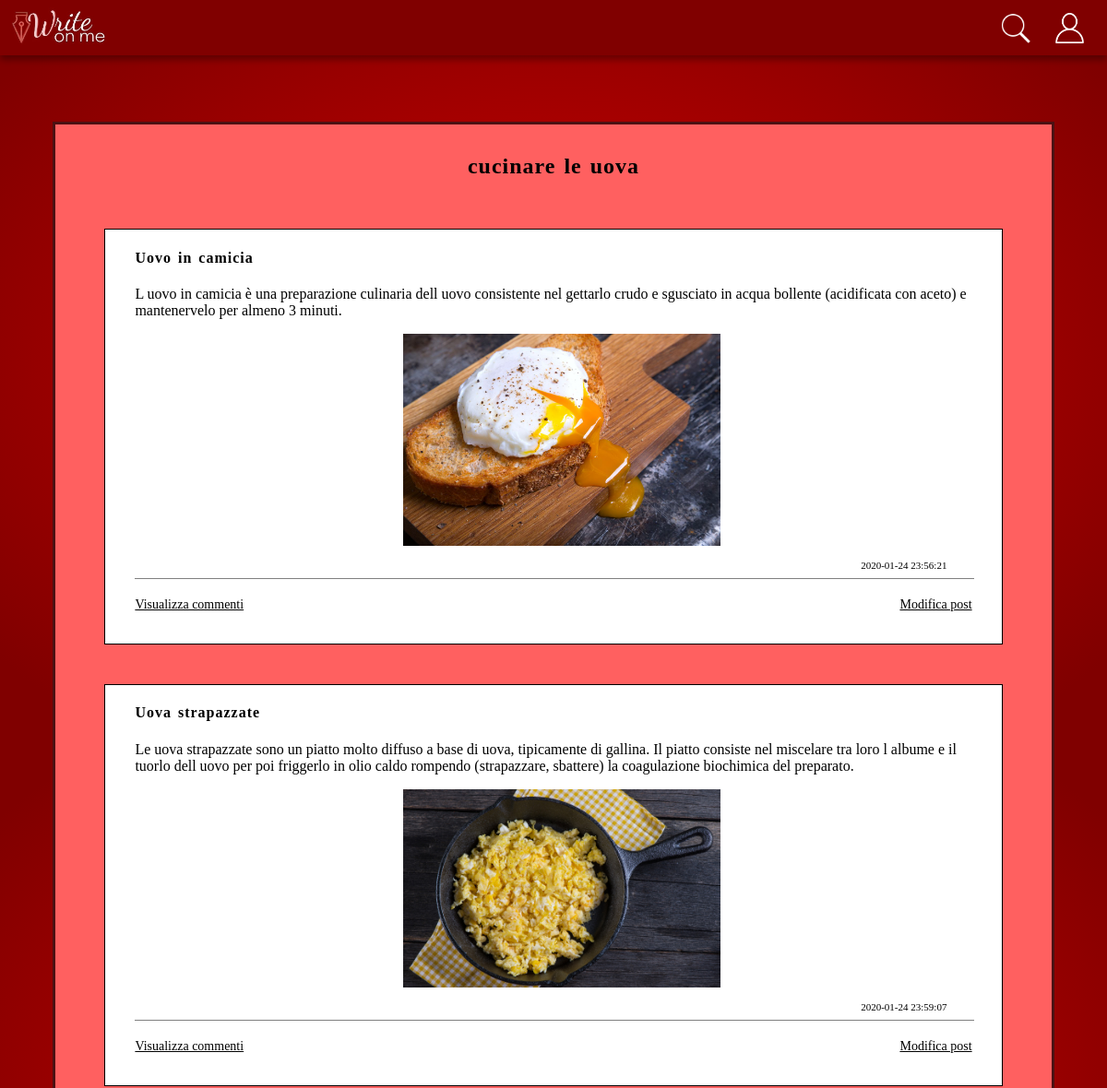
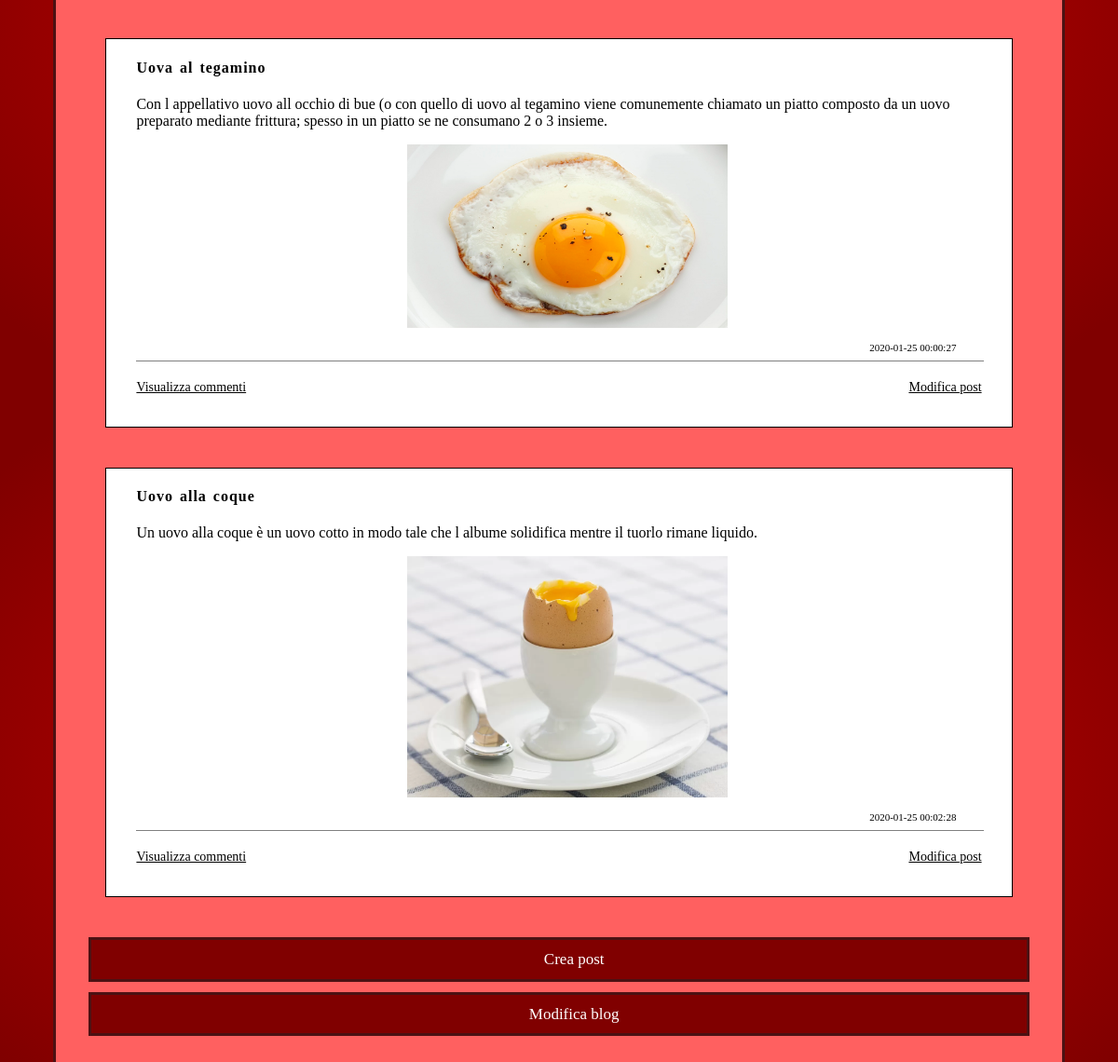
/Sito/blog.php?id_blog=22, run on the app's committed database (2 pictures, top to bottom).
### tables this page shows
CREATE TABLE `blog` (
  `id_blog` int(11) NOT NULL,
  `nome` varchar(20) NOT NULL,
  `font` varchar(20) NOT NULL,
  `sfondo` varchar(10) NOT NULL,
  `nome_utente` varchar(20) NOT NULL,
  `tema` varchar(20) NOT NULL,
  `coautore` varchar(20) NOT NULL
);

CREATE TABLE `post` (
  `id_post` int(11) NOT NULL,
  `titolo` varchar(20) NOT NULL,
  `testo` varchar(400) NOT NULL,
  `immagine` varchar(40) NOT NULL,
  `ora_data` timestamp NOT NULL DEFAULT CURRENT_TIMESTAMP ON UPDATE CURRENT_TIMESTAMP,
  `id_blog` int(11) NOT NULL,
  `nome_utente` varchar(20) NOT NULL
);

### Sito/blog.php (the view, shortened to what this page needs)
<!DOCTYPE html>
<html lang="it" class="max">
<?php
$user = $_SESSION['user'];
$idb= $_GET["id_blog"];
$mysqli = new mysqli("localhost", "root", "", "progetto");
$querycoautore = "SELECT coautore, nome_utente FROM blog WHERE id_blog='$idb'";
$oggettocoautore =$mysqli->query($querycoautore);
while($scorri_oggettocoautore=$oggettocoautore->fetch_assoc()){
	$coautore = ($scorri_oggettocoautore['coautore']);
	$utente = ($scorri_oggettocoautore['nome_utente']);
}
$query = "SELECT nome FROM blog WHERE id_blog='$idb'";
$oggetto =$mysqli->query($query);
while($scorri_oggetto=$oggetto->fetch_assoc()){
	$nomeb = $scorri_oggetto['nome'];
?>
<head>
    <title>Write on me - <?php printf($nomeb);?></title>
	<link rel="stylesheet" href="css.css" type="text/css">
</head>
	<header>
		<a href="home.php"><input type="image" src="logo.jpeg" class="logo"></a>
		<a href="profilo.php"><input type="image" src="icona.png" class="icona"></a>
		<a href="ricerca2.html"><input type="image" src="lente.png" class="cerca"></a>
	</header>
	<div class="home">
		<div class="div_profilo" id="marginebasso" style="background-color:<?php
            $queryc="SELECT sfondo FROM blog WHERE id_blog='$idb'";
            $oggettoc =$mysqli->query($queryc);
            while($scorri_oggetto=$oggettoc->fetch_assoc()){
                printf($scorri_oggetto['sfondo']);
            }?>; font-family:<?php
				$queryf="SELECT font FROM blog WHERE id_blog='$idb'";
				$oggettof =$mysqli->query($queryf);
				while($scorri_oggetto=$oggettof->fetch_assoc()){
					$f = $scorri_oggetto['font'];
					printf($scorri_oggetto['font']);
				}?>;">
				<h2 style="font-family:<?php printf($f); ?>;"><?php printf($nomeb);?></h2>
				<?php
				}
				?>
				<?php
				$query2 = "SELECT titolo, testo, immagine, ora_data, id_post, id_blog FROM post WHERE id_blog='$idb'";
				$oggetto2 =$mysqli->query($query2);
				while($scorri_oggetto2=$oggetto2->fetch_assoc()){
					$idp = $scorri_oggetto2['id_post'];
					$idb = $scorri_oggetto2['id_blog'];
				?>
				<div class="div_post">
				<h4><?php printf($scorri_oggetto2['titolo']);?></h4>
				<p><?php printf($scorri_oggetto2['testo']);?></p>
				<img src="<?php printf($scorri_oggetto2['immagine']);?>"><br>
				<p id="data"><?php printf($scorri_oggetto2['ora_data']);?></p><br>
				<hr align="center" size="1"  noshade ><br>
				<u>
					<span>
						<?php
							if($coautore==$user || $utente==$user){
								echo('<a href="modifica_post.php?id_post=');echo($idp);echo('&id_blog=');echo($idb);echo('">Modifica post</a> <br>');
							}
						?>
					</span>
					<a href="commenti.php?id_post=<?php printf($idp)?>&id_blog=<?php printf($idb)?>">Visualizza commenti</a>
				</u>
				<br><br>
				</div>
				<?php
				}
				if($coautore==$user || $utente==$user){
					echo('<a href="crea_post.php?id_blog=');echo($idb);echo('"><div class="pulsante_lungo">Crea post</div></a>
						  <a href="modifica_blog.php?id_blog=');echo($idb);echo('"><div class="pulsante_lungo">Modifica blog</div></a>');
				}
				?>
		</div>
	</div>
</body>
</html>

### Sito/css.css (style rules this page uses)
html, body { margin: 0%; height: 110%; }
header { background-color: #800000 ; box-shadow: 0px 5px 7px rgba(0, 0, 0, 0.33); color: white; height: 60px; width: 100%; }
.logo { height: 100%; float: left; }
.cerca { height: 60%; float: right; margin-right: 2%; margin-top: 13px; }
.home { height: 100%; }
.home h2 { font-family: 'Raleway', sans-serif; margin-left: 28%; letter-spacing: 1px; word-spacing: 2px; }
.home img { width: 38%; padding-left: 32%; }
.max { height: 113%; }
.div_profilo { background-color: white; width: 90%; color: black; border: solid #4C1113; font-family: 'Raleway', sans-serif; margin: auto; margin-top: 6%; padding-bottom: 3%; }
.div_profilo h2 { text-align: center; margin: auto; margin-top: 3%; margin-bottom: 5%; }
.pulsante_lungo { width: 90%; background-color: #800000; margin: auto; padding-top: 1%; padding-bottom: 1%; padding-left: 3%; color: white; text-align: center; margin-bottom: 1%; font-size: 17px; border: solid #4C1113; }
.div_profilo a { text-decoration: none; }
.icona { height: 55%; float: right; margin-right: 2%; margin-top: 1.2%; }
.div_profilo p { margin-left: 15%; }
.div_post { background-color: white; width: 84%; margin: auto; margin-bottom: 4%; border: 1.5px solid black; padding-left: 3%; padding-right: 3%; padding-bottom: 1.5%; }
.div_post h4 { font-size: 17x; letter-spacing: 1px; word-spacing: 2px; }
.div_post p { text-align: left; margin-left: 0; }
#data { font-size: 11px; text-align: right; margin-right: 3%; margin-bottom: -10px; }
#marginebasso { margin-bottom: 5%; }
hr { margin: auto; width: 100%; color: black; }
u a { color: black; font-size: 14px; }
u span { float: right; text-decoration: underline; }

### data on the page
blog: value "cucinare le uova"
post: value "Uovo in camicia L uovo in camicia è una preparazione culinaria dell uovo consistente nel gettarlo crudo e sgusciato in acqua bollente (acidificata con aceto) e mantenervelo per almeno 3 minuti. 2020-01-24 23:56:21"
post: value "Uova strapazzate Le uova strapazzate sono un piatto molto diffuso a base di uova, tipicamente di gallina. Il piatto consiste nel miscelare tra loro l albume e il tuorlo dell uovo per poi friggerlo in olio caldo rompendo (strapazzare, sbattere) la coagulazione biochimica del preparato. 2020-01-24 23:59:07"
post: value "Uova al tegamino Con l appellativo uovo all occhio di bue (o con quello di uovo al tegamino viene comunemente chiamato un piatto composto da un uovo preparato mediante frittura; spesso in un piatto se ne consumano 2 o 3 insieme. 2020-01-25 00:00:27"
post: value "Uovo alla coque Un uovo alla coque è un uovo cotto in modo tale che l albume solidifica mentre il tuorlo rimane liquido. 2020-01-25 00:02:28"
